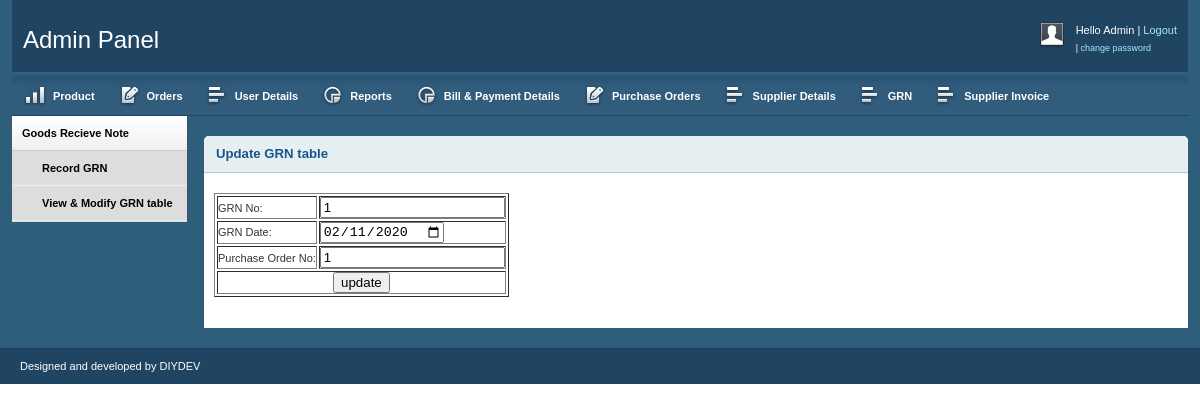
/admin/update_GRN.php?id=1 (signed in), run on the app's committed database.
### tables this page shows
CREATE TABLE `grn` (
  `GRN_no` int(10) NOT NULL,
  `GRN_date` varchar(10) NOT NULL,
  `po_no` int(10) NOT NULL
);

### admin/update_GRN.php (the view, shortened to what this page needs)
<?php
include "admin_header.php";
$link=mysqli_connect("localhost","root","");
mysqli_select_db($link,"online_shopping");
$id = $_GET["id"];
$res= mysqli_query($link,"select * from grn where GRN_no=$id");
while($row=mysqli_fetch_array($res))
{
	$GRN_no= $row["GRN_no"];
	$GRN_date= $row["GRN_date"];
	$po_no= $row["po_no"];
}
?>
        <div class="grid_2">
            <div class="box sidemenu">
                <div class="block" id="section-menu">
                    <ul class="section menu">
                        <li><a class="menuitem">Goods Recieve Note</a>
                            <ul class="submenu">
                                <li><a href="add_GRN.php">Record GRN</a> </li>
                                <li><a href="view_GRN.php">View & Modify GRN table</a> </li>
                            </ul>
                        </li>
                    </ul>
                </div>
            </div>
        </div>
        <div class="grid_10">
            <div class="box round first">
                <h2>
                    Update GRN table</h2>
                <div class="block">
					<form name="form1" action="" method="post" enctype="multipart/form-data">
					<table border="1">
					<tr>
					<td>GRN No:</td>
					<td><input type="text" name="grn_no" value="<?php echo $GRN_no; ?>" readonly="readonly"></td>
					</tr>
					<tr>
					<td>GRN Date:</td>
					<td><input type="date" name="grn_date" value="<?php echo $GRN_date; ?>"></td>
					</tr>
					<tr>
					<td>Purchase Order No:</td>
					<td><input type="text" name="po_no" value="<?php echo $po_no; ?>"></td>
					</tr>
					<tr>
					<td colspan="2" align="center"><input type="submit" name="submit111" value="update"></td>
				</tr>
					</table>
					</form>
                </div>
            </div>
<?php
include "admin_footer.php";
?>

### admin/css/grid.css (style rules this page uses)
.grid_1, .grid_2, .grid_3, .grid_4, .grid_5, .grid_6, .grid_7, .grid_8, .grid_9, .grid_10, .grid_11, .grid_12, .grid_13, .grid_14, .grid_15, .grid_16 { display: inline; float: left; margin-left: 1%; margin-right: 1%; }
.container_12 .grid_2 { width: 14.666%; }
.container_12 .grid_10 { width: 81.333%; }

### admin/css/layout.css (style rules this page uses)
body { background: #fff; color: #333; font-size: 11px; padding: 0 0 0px; }
a { color: #000; font-weight:bold; text-decoration: none; }
h1, h2, h3, h4, h5, h6 { line-height:1.2em; margin-bottom:.3em; }
h2 { margin-top:1em; }
.box { background:#fff; margin-bottom:20px; padding:10px 10px 10px 10px; margin-left:-8px; }
.box.round { -moz-border-radius: 5px 5px 0px 0px; -webkit-border-radius: 5px 5px 0px 0px; border-radius: 5px 5px 0px 0px; }
.box h2 { font-size:1.2em; font-weight:bold; color:#1B548D; background:#E6F0F3; margin:-10px -10px 0 -10px; padding:10px 12px; border-bottom:1px solid #B3CBD6; -moz-border-radius: 5px 5px 0px 0px; -webkit-border-radius: 5px 5px 0px 0px; border-radius: 5px 5px 0px 0px; }
.box.first { margin-top:20px; }
.block { padding-top:20px; }
.box.sidemenu { background-color:#D1DEE4; border-right:1px solid #3A5665; padding:0px; margin:0px; cursor:pointer; }
.box.sidemenu .block { padding-top:0px; margin-top:0px; }
ul, ol { padding-top:0; }
ul.menu { list-style:none; border-top:1px solid #bbb; }
ul.menu li { margin:0; }
ul.menu li a { display:block; padding:4px 10px; border-bottom:1px solid #ccc; }
ul.menu ul { list-style:none; margin:0; }
ul.menu ul li a { padding-left:30px; }
ul.section { border-top:0; margin-bottom:0; }
ul.section li a { background:url(../img/sidemenu-repeat.jpg) repeat-x; line-height:26px; }
ul.section li li a { background:#ddd; border-bottom:1px solid #eee; }
ul.section ul li { text-transform:none; }
.block { padding-bottom:1px; }

### data on the page
grn: grn_no "1", grn_date "02/11/2020", po_no "1"
